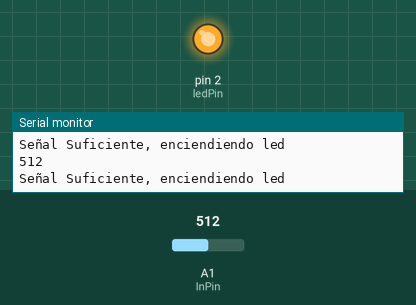
The sketch below on a simulated Arduino Uno, built with avr-gcc and run on an emulated ATmega328P. Shown: output pins drawn as LEDs (lit = HIGH), the last lines printed to the serial monitor. Inputs (shaded band) come from the test bench; at power-on: A1 (InPin) = 512.

Above: at 3.8 s.
3.9 s: A1 (InPin) set to 79
7.8 s: A1 (InPin) set to 67
At 10.1 s:
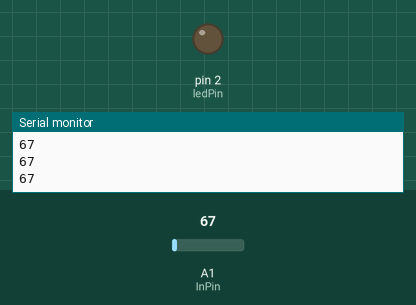
11.7 s: A1 (InPin) set to 122
At 12.5 s:
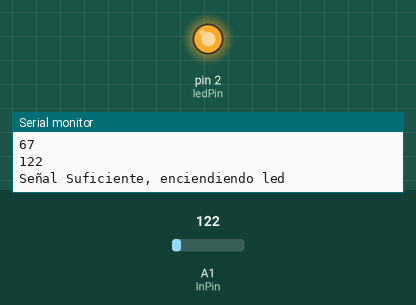
15.6 s: A1 (InPin) set to 62
At 18.3 s:
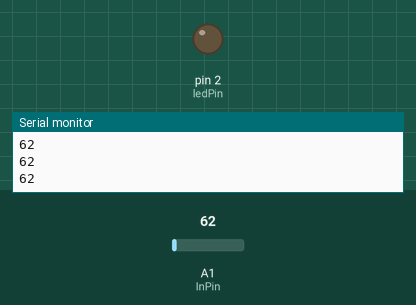
Timing chart, 0 to 19.8 s (numbered marks = the images above; inputs shaded):
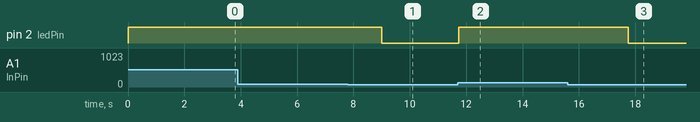

Measured:
- the behaviour switches between 73 and 72 on A1 (InPin) (found by bisection; images 0 and 1)
- after the input at 7.8 s, pin 2 (ledPin): HIGH → LOW after 1.2 s
- after the input at 11.7 s, pin 2 (ledPin): LOW → HIGH at once
- after the input at 15.6 s, pin 2 (ledPin): HIGH → LOW after 2.1 s

The sketch:

lectura_analogica.ino
```cpp
#include <SoftwareSerial.h>

char InPin = A1;
char ledPin = 2;

bool AnalogLecture() {
  int aux = analogRead(InPin);
  Serial.println(aux);
  if (aux > 72) {
    return true;
  } else {
    return false;
  }
}

void setup() {
  pinMode(InPin, INPUT);
  pinMode(ledPin, OUTPUT);
  Serial.begin(9600);
}

void loop() {
  if (!AnalogLecture()) {
    digitalWrite(ledPin, LOW);
  } else {
    Serial.println("Señal Suficiente, enciendiendo led");
    digitalWrite(ledPin, HIGH);
    delay(3000);
  }
}
```
